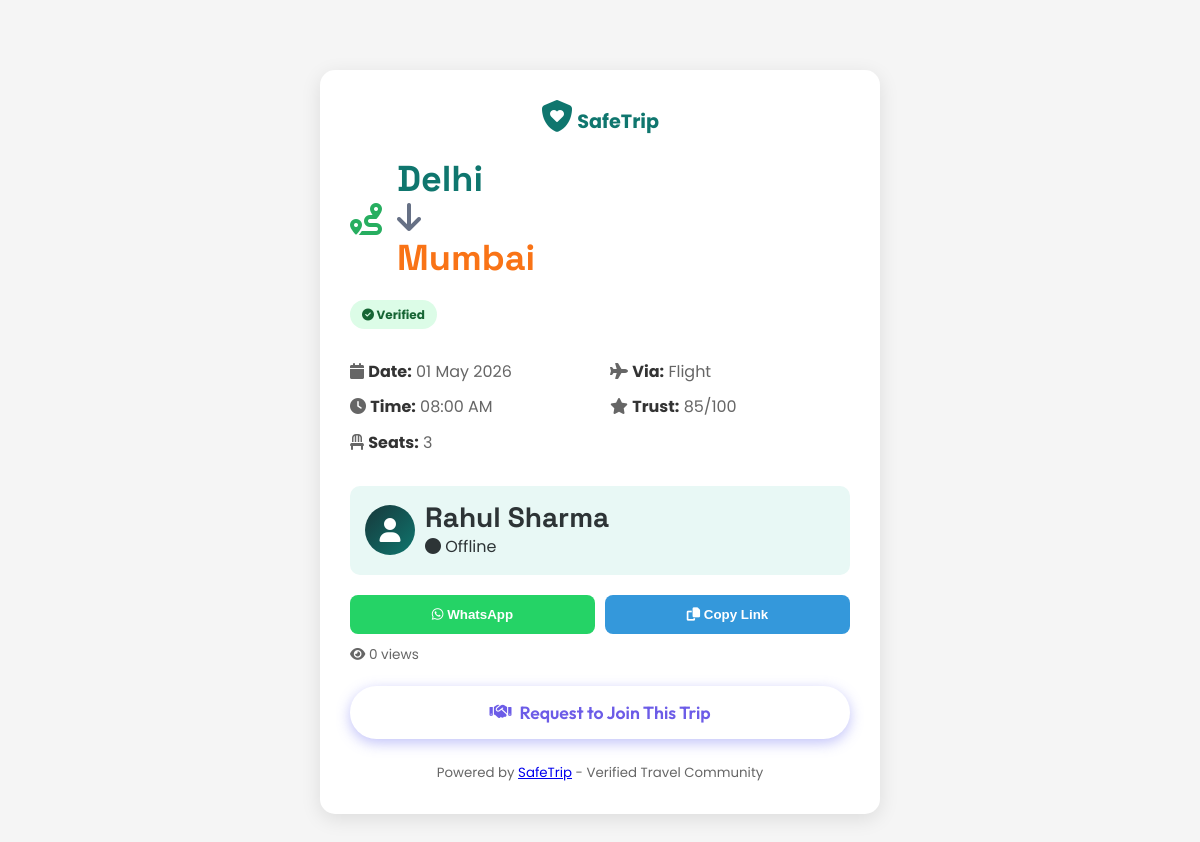
Screenshot of /share.php?code=TRIP001 with the database file from the repository.
### tables this page shows
CREATE TABLE `trips` (
  `id` int(11) NOT NULL,
  `user_id` int(11) NOT NULL,
  `from_location` varchar(255) NOT NULL,
  `to_location` varchar(255) NOT NULL,
  `travel_date` date NOT NULL,
  `travel_time` time NOT NULL,
  `seats_available` int(11) DEFAULT 1,
  `transport_mode` enum('train','bus','flight','car','bike','other') DEFAULT 'other',
  `distance_km` decimal(10,2) DEFAULT NULL,
  `duration_hours` decimal(5,2) DEFAULT NULL,
  `route_info` text DEFAULT NULL,
  `status` enum('active','completed','cancelled') DEFAULT 'active',
  `created_at` timestamp NOT NULL DEFAULT current_timestamp(),
  `share_code` varchar(10) DEFAULT NULL,
  `is_shared` tinyint(1) NOT NULL DEFAULT 0,
  `share_view_count` int(11) DEFAULT 0,
  `escort_enabled` tinyint(1) DEFAULT 0
);

CREATE TABLE `users` (
  `id` int(11) NOT NULL,
  `full_name` varchar(100) NOT NULL,
  `email` varchar(100) NOT NULL,
  `password` varchar(255) NOT NULL,
  `phone` varchar(15) NOT NULL,
  `gender` enum('male','female','other') NOT NULL,
  `age` int(11) DEFAULT NULL,
  `id_type` enum('aadhaar','pan','driving_license') NOT NULL,
  `id_number` varchar(50) NOT NULL,
  `id_number_hash` char(64) DEFAULT NULL,
  `verification_status` enum('pending','verified','rejected') DEFAULT 'pending',
  `trust_score` int(11) DEFAULT 50,
  `is_online` tinyint(1) NOT NULL DEFAULT 0,
  `last_seen` datetime DEFAULT NULL,
  `is_admin` tinyint(1) DEFAULT 0,
  `is_blocked` tinyint(1) DEFAULT 0,
  `otp` varchar(10) DEFAULT NULL,
  `otp_expiry` datetime DEFAULT NULL,
  `reset_token` varchar(100) DEFAULT NULL,
  `login_fail_count` int(11) NOT NULL DEFAULT 0,
  `login_locked_until` datetime DEFAULT NULL,
  `otp_fail_count` int(11) NOT NULL DEFAULT 0,
  `otp_locked_until` datetime DEFAULT NULL,
  `created_at` timestamp NOT NULL DEFAULT current_timestamp(),
  `registration_ip` varchar(45) DEFAULT NULL,
  `is_profile_private` tinyint(1) DEFAULT 0,
  `delete_requested_at` datetime DEFAULT NULL,
  `last_login_at` datetime DEFAULT NULL,
  `session_token` varchar(255) DEFAULT NULL
);

### share.php (the view, shortened to what this page needs)
<?php
require_once 'config/database.php';
$share_code = $_GET['code'] ?? '';
$trip = null;
if ($share_code) {
    $trip = get_trip_by_share_code($share_code);
}
$user_status = [
    'is_online' => $trip['is_online'] ?? 0,
    'last_seen' => $trip['last_seen'] ?? null
];
?>
<!DOCTYPE html>
<html lang="en">
<head>
    <link rel="stylesheet" href="assets/css/theme.css">
    <link rel="stylesheet" href="assets/css/style.css">
    <link rel="stylesheet" href="https://cdnjs.cloudflare.com/ajax/libs/font-awesome/6.4.0/css/all.min.css">
</head>
<body>
    <div class="share-container">
        <div class="trip-card">
            <div style="text-align: center; margin-bottom: 20px;">
                <a href="index.php" style="text-decoration: none; color: #0f766e;">
                    <i class="fas fa-shield-heart" style="font-size: 2rem;"></i>
                    <span style="font-size: 1.2rem; font-weight: 700;">SafeTrip</span>
                </a>
            </div>
            <div class="trip-route">
                <i class="fas fa-route"></i>
                <div>
                    <h2 style="color: #0f766e;"><?php echo htmlspecialchars($trip['from_location']); ?></h2>
                    <i class="fas fa-arrow-down" style="color: #667085;"></i>
                    <h2 style="color: #f97316;"><?php echo htmlspecialchars($trip['to_location']); ?></h2>
                </div>
            </div>
            <div class="safety-badges">
                <?php if($trip['verification_status'] == 'verified'): ?>
                <span class="safety-badge badge-verified"><i class="fas fa-check-circle"></i> Verified</span>
                <?php endif; ?>
            </div>
            <div class="trip-info">
                <div>
                    <p><i class="fas fa-calendar"></i> <strong>Date:</strong> <?php echo date('d M Y', strtotime($trip['travel_date'])); ?></p>
                    <p><i class="fas fa-clock"></i> <strong>Time:</strong> <?php echo date('h:i A', strtotime($trip['travel_time'])); ?></p>
                    <p><i class="fas fa-chair"></i> <strong>Seats:</strong> <?php echo $trip['seats_available']; ?></p>
                </div>
                <div>
                    <p><i class="fas fa-<?php echo $trip['transport_mode'] === 'flight' ? 'plane' : ($trip['transport_mode'] === 'bus' ? 'bus' : ($trip['transport_mode'] === 'car' ? 'car' : 'train')); ?>"></i> <strong>Via:</strong> <?php echo ucfirst($trip['transport_mode']); ?></p>
                    <p><i class="fas fa-star"></i> <strong>Trust:</strong> <?php echo $trip['trust_score']; ?>/100</p>
                </div>
            </div>
            <div class="traveler-card">
                <div style="display: flex; align-items: center; gap: 10px;">
                    <div style="width: 50px; height: 50px; background: linear-gradient(135deg, #17383b, #0f766e); border-radius: 50%; display: flex; align-items: center; justify-content: center; color: white; font-size: 1.5rem;">
                        <i class="fas fa-user"></i>
                    </div>
                    <div>
                        <h3 style="margin: 0;"><?php echo htmlspecialchars($trip['full_name']); ?></h3>
                        <?php echo format_online_status($user_status); ?>
                    </div>
                </div>
            </div>
            <div class="share-actions">
                <button class="share-wa" onclick="shareWhatsApp()">
                    <i class="fab fa-whatsapp"></i> WhatsApp
                </button>
                <button class="share-copy" onclick="copyLink()">
                    <i class="fas fa-copy"></i> Copy Link
                </button>
            </div>
            <p class="views-count"><i class="fas fa-eye"></i> <?php echo $trip['share_view_count']; ?> views</p>
            <form method="POST">
                <button type="submit" class="btn btn-primary btn-join">
                    <i class="fas fa-handshake"></i> Request to Join This Trip
                </button>
            </form>
            <p style="text-align:center; margin-top:20px; color:#666;">
                <small>Powered by <a href="index.php">SafeTrip</a> - Verified Travel Community</small>
            </p>
        </div>
    </div>
</body>
</html>

### assets/css/theme.css (style rules this page uses)
:root { --primary: #6366f1; --primary-dark: #4f46e5; --primary-light: #818cf8; --secondary: #10b981; --secondary-dark: #059669; --accent: #f59e0b; --danger: #ef4444; --warning: #f59e0b; --success: #10b981; --text: #0f172a; --text-secondary: #475569; --text-muted: #94a3b8; --bg: #f8fafc; --bg-secondary: #ffffff; --border: #e2e8f0; --shadow-sm: 0 1px 2px rgba(0,0,0,0.05); --shadow: 0 4px 6px -1px rgba(0,0,0,0.1), 0 2px 4px -1px rgba(0,0,0,0.06); --shadow-md: 0 10px 15px -3px rgba(0,0,0,0.1), 0 4px 6px -2px rgba(0,0,0,0.05); --shadow-lg: 0 20px 25px -5px rgba(0,0,0,0.1), 0 10px 10px -5px rgba(0,0,0,0.04); --shadow-xl: 0 25px 50px -12px rgba(0,0,0,0.25); --shadow-glow: 0 0 40px rgba(99, 102, 241, 0.3); --gradient-primary: linear-gradient(135deg, #6366f1 0%, #8b5cf6 100%); --gradient-success: linear-gradient(135deg, #10b981 0%, #34d399 100%); --gradient-warning: linear-gradient(135deg, #f59e0b 0%, #fbbf24 100%); --gradient-danger: linear-gradient(135deg, #ef4444 0%, #f87171 100%); --gradient-dark: linear-gradient(135deg, #1e293b 0%, #334155 100()); --gradient-hero: linear-gradient(135deg, #667eea 0%, #764ba2 50%, #f59e0b 100%); --bg-primary: #f8fafc; --bg-secondary: #ffffff; --bg-tertiary: #f1f5f9; --bg-card: #ffffff; --text-primary: #0f172a; --text-secondary: #475569; --text-muted: #94a3b8; --border: #e2e8f0; --border-light: #f1f5f9; --shadow-sm: 0 1px 2px rgba(0,0,0,0.05); --shadow: 0 4px 6px -1px rgba(0,0,0,0.1), 0 2px 4px -1px rgba(0,0,0,0.06); --shadow-md: 0 10px 15px -3px rgba(0,0,0,0.1), 0 4px 6px -2px rgba(0,0,0,0.05); --shadow-lg: 0 20px 25px -5px rgba(0,0,0,0.1), 0 10px 10px -5px rgba(0,0,0,0.04); --shadow-xl: 0 25px 50px -12px rgba(0,0,0,0.25); --shadow-glow: 0 0 40px rgba(99, 102, 241, 0.3); --radius-sm: 8px; --radius: 12px; --radius-lg: 16px; --radius-xl: 24px; --radius-full: 9999px; --font-display: 'Space Grotesk', sans-serif; --font-body: 'Outfit', sans-serif; --card-bg: #ffffff; --input-bg: #ffffff; --modal-bg: #ffffff; --nav-bg: rgba(255,255,255,0.9); --overlay: rgba(0,0,0,0.5); }
* { margin: 0; padding: 0; box-sizing: border-box; }
body { font-family: var(--font-body); background: var(--bg-primary); color: var(--text-primary); line-height: 1.6; -webkit-font-smoothing: antialiased; -moz-osx-font-smoothing: grayscale; }
h1, h2, h3, h4, h5, h6 { font-family: var(--font-display); font-weight: 700; line-height: 1.2; }
h2 { font-size: 2.25rem; }
h3 { font-size: 1.75rem; }
.btn { display: inline-flex; align-items: center; justify-content: center; gap: 8px; padding: 12px 24px; font-family: var(--font-body); font-size: 0.95rem; font-weight: 600; border: none; border-radius: var(--radius); cursor: pointer; transition: all 0.3s cubic-bezier(0.4, 0, 0.2, 1); text-decoration: none; position: relative; overflow: hidden; }
.btn::before { content: ''; position: absolute; top: 0; left: 0; width: 100%; height: 100%; background: linear-gradient(rgba(255,255,255,0.2), transparent); opacity: 0; transition: opacity 0.3s; }
.btn-primary { background: var(--gradient-primary); color: white; box-shadow: 0 4px 14px rgba(99, 102, 241, 0.4); }

### assets/css/style.css (style rules this page uses)
:root { --primary: #6c5ce7; --primary-light: #a29bfe; --secondary: #fd79a8; --accent: #00cec9; --success: #00b894; --warning: #fdcb6e; --danger: #e17055; --text: #2d3436; --text-secondary: #636e72; --text-muted: #b2bec3; --bg: #ffffff; --bg-secondary: #f8f9fa; --bg-card: #ffffff; --border: #dfe6e9; --radius-sm: 8px; --radius-md: 12px; --radius-lg: 20px; --radius-full: 9999px; --shadow: 0 2px 8px rgba(0,0,0,0.08); --shadow-md: 0 4px 16px rgba(0,0,0,0.1); }
* { margin: 0; padding: 0; box-sizing: border-box; }
body { font-family: 'Poppins', sans-serif; background: var(--bg); color: var(--text); line-height: 1.6; }
.btn { padding: 14px 28px; border-radius: var(--radius-full); font-weight: 600; text-decoration: none; display: inline-flex; align-items: center; gap: 8px; transition: all 0.3s ease; border: none; cursor: pointer; font-size: 1rem; position: relative; overflow: hidden; }
.btn::before { content: ''; position: absolute; top: 0; left: -100%; width: 100%; height: 100%; background: linear-gradient(90deg, transparent, rgba(255,255,255,0.4), transparent); transition: left 0.6s; }
.btn-primary { background: white; color: var(--primary); }

### rows the page displays
trips: from_location "Delhi", to_location "Mumbai", travel_date "01 May 2026", travel_time "08:00 AM", seats_available "3", transport_mode "Flight", user.trust_score "85", user.full_name "Rahul Sharma", share_view_count "0"
